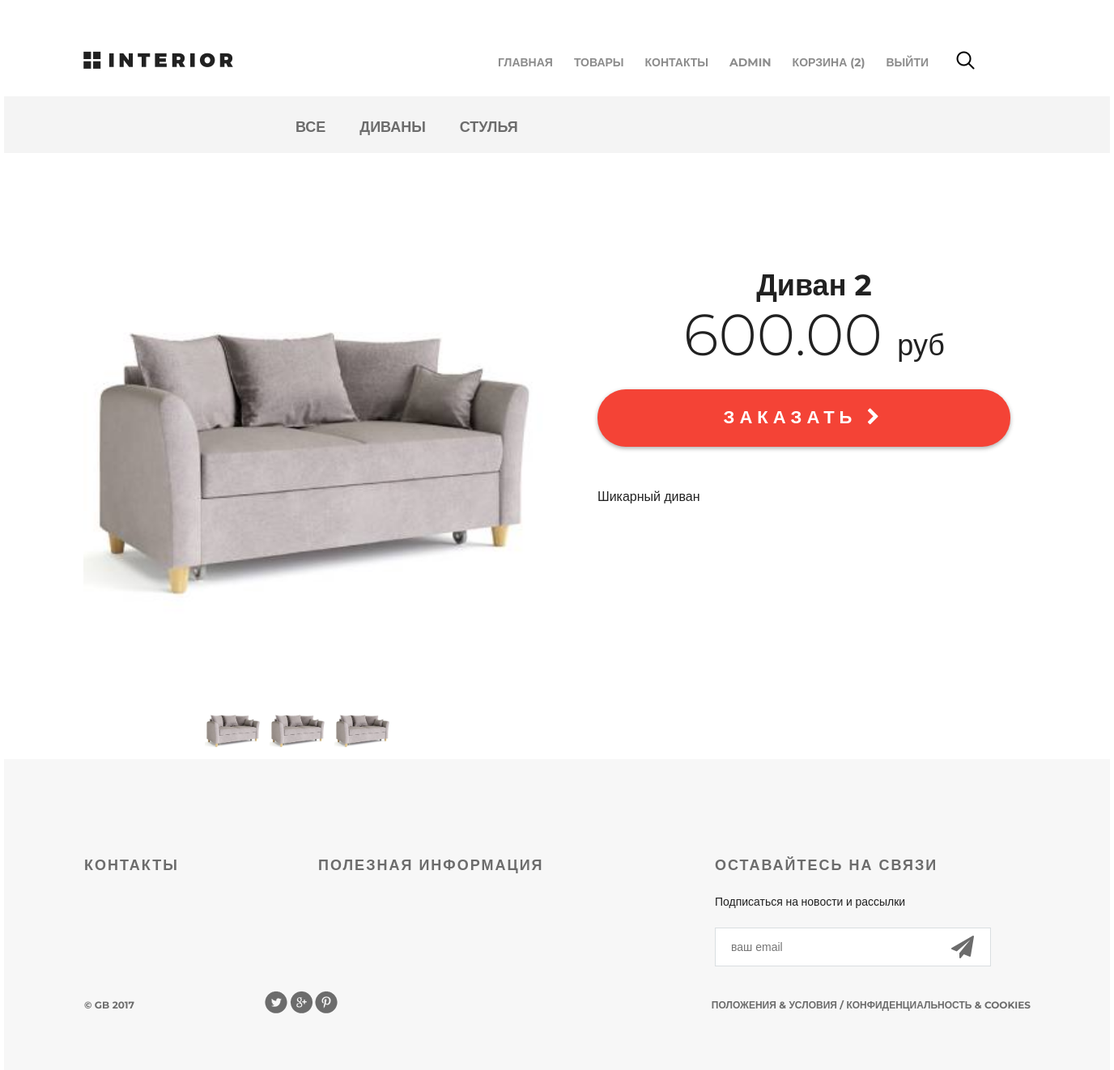
The app's page /product/1/ (signed in), older data.
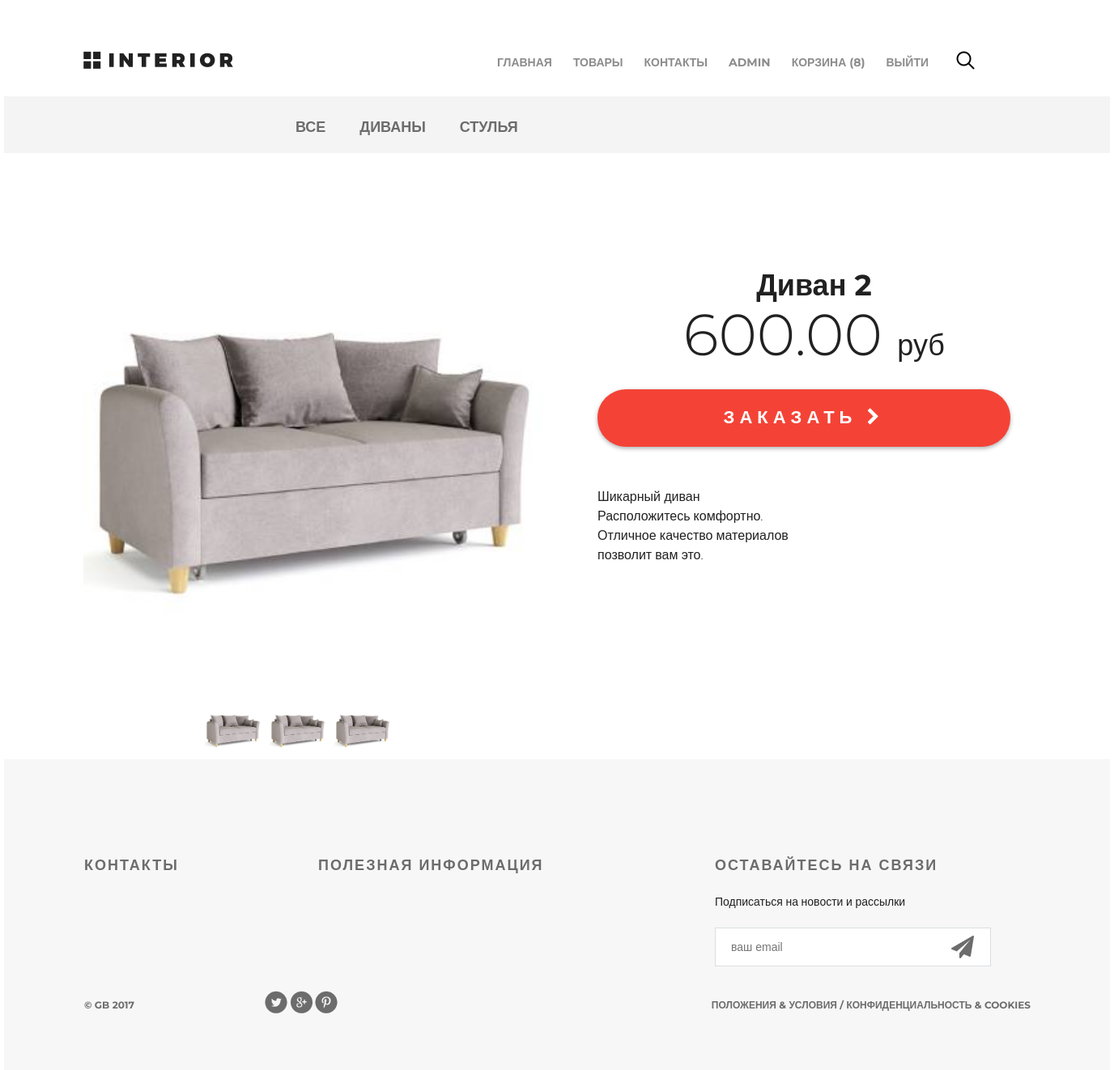
The same page, newer data.
### authapp/models.py (models this page shows)
class ShopUser(AbstractUser):
    avatar = models.ImageField(upload_to='users_avatars', blank=True)
    age = models.PositiveIntegerField(verbose_name='возраст', null=True)
    city = models.CharField(max_length=64, blank=True)

### basketapp/models.py (models this page shows, shortened)
class Basket(models.Model):
    user = models.ForeignKey(get_user_model(), on_delete=models.CASCADE, related_name='basket')
    product = models.ForeignKey(Product, on_delete=models.CASCADE)
    quantity = models.PositiveSmallIntegerField(verbose_name='количество', default=0)
    created_at = models.DateTimeField(verbose_name='время', auto_now_add=True)
    objects = BasketManager()

### mainapp/models.py (models this page shows, shortened)
class Product(models.Model):
    category = models.ForeignKey(Category, verbose_name='категория продукт', on_delete=models.DO_NOTHING)
    name = models.CharField(verbose_name='имя продукта', max_length=25, unique=False)
    description = models.TextField(verbose_name='описание продукта', blank=True)
    image = models.ImageField(verbose_name='изображение продукта', upload_to='product_images')
    price = models.DecimalField(verbose_name='цена продукта', max_digits=10, decimal_places=2, default=0)
    quantity = models.PositiveIntegerField(verbose_name='количество на складе', default=0)

### mainapp/views.py (the view)
# urls.py: path('product/<int:pk>/', mainapp.product, name='product'),
def product(request, pk):
    categories = Category.objects.all()
    product = get_object_or_404(Product, pk=pk)
    return render(
        request,
        'mainapp/product.html',
        context={
            'title': product.name,
            'menu': MENU_LINKS,
            'product': product,
            'category': product.category,
            'categories': categories,
        })

### basketapp/models.py (called while the page is built)
    def quantity(self):
        return sum(item.quantity for item in self.all())

### mainapp/Templates/mainapp/product.html (shortened to what this page needs)
{% extends 'mainapp/base.html' %}
{% load static %}
{% block content %}
<div class="hero-white">
    {% include 'mainapp/includes/main_menu_inc.html' %}
</div>
<div class="details">
    <div class="links clearfix">
        {% include 'mainapp/includes/categories_menu_inc.html' %}
    </div>
    <div class="details-products">
        <div class="details-slider">
            <div class="slider-product">
                <img src="{{ product.image.url }}">
            </div>
            <div class="slider-control">
                <div class="block">
                    <a href="#"><img src="{{ product.image.url }}" alt="">
                    </a>
                </div>
                <div class="block">
                    <a href="#"><img src="{{ product.image.url }}" alt="">
                    </a>
                </div>
                <div class="block">
                    <a href="#"><img src="{{ product.image.url }}" alt="">
                    </a>
                </div>
            </div>
        </div>
        <div class="description">
            <h3 class="big-bold">{{ product.name }}</h3>
            <br>
            <p class="price"> {{ product.price }} <span>руб</span></p>
            <a href="{% url 'basket:add' product.pk %}" class="red-button">
                заказать <i class="fa fa-chevron-right" aria-hidden="true"></i>
            </a>
            <div class="description-text">{{ product.description | linebreaks }}</div>
        </div>
    </div>
{% endblock %}

### mainapp/Templates/mainapp/includes/main_menu_inc.html
<div class="header clearfix">
    <a href="{% url 'index' %}" class="logo"></a>
    <ul class="menu">
        {% with url_name=request.resolver_match.url_name %}
        {% for link, name in menu.items %}
        <li><a href="{% url link %}" class="{% if url_name == link %} active {% endif %}">{{ name }}</a></li>
        {% endfor %}
        {% endwith %}
        {% if request.user.is_authenticated %}
            <li><a href="{% url 'auth:edit' %}">{{user.username}}</a></li>
            <li><a href="{% url 'basket:view' %}">Корзина ({{ request.user.basket.quantity }})</a></li>
            <li><a href="{% url 'auth:logout' %}">Выйти</a></li>
        {% else %}
            <li><a href="{% url 'auth:login' %}">Войти</a></li>
            <li><a href="{% url 'auth:register' %}">Регистрация</a></li>
        {% endif %}
    </ul>
    <a href="#" class="search"></a>
</div>

Row changes from the older to the newer data that the page shows:
changed ShopUser "ADMIN": user.basket.quantity "2" → "8"
changed Product "Диван 2": description "Шикарный диван" → "Шикарный диван Расположитесь комфортно. Отличное качество материалов позволит вам это."
